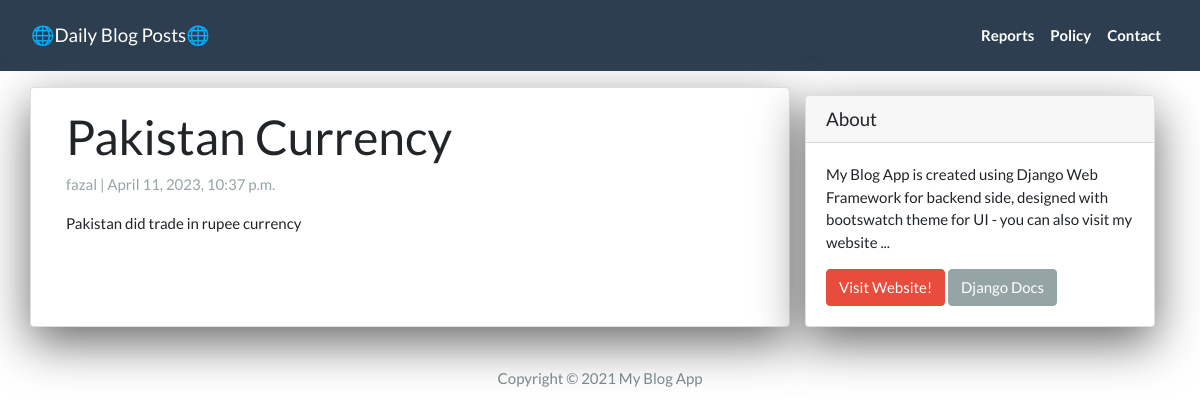
Screenshot of /b1/ with the database file from the repository.
### App/models.py (models this page shows, shortened)
class Post(models.Model):
    title = models.CharField(max_length=200, unique=True)
    slug = models.SlugField(max_length=200, unique=True)
    author = models.ForeignKey(User, on_delete=models.CASCADE, related_name='blog_posts')
    created_on = models.DateTimeField(auto_now_add=True)
    updated_on = models.DateTimeField(auto_now=True)
    content = models.TextField()
    status = models.IntegerField(choices=STATUS, default=0)
    class Meta:
        ordering = ['-created_on']

### App/views.py (the view)
# urls.py: path('<slug:slug>/', views.DetailView.as_view(), name="post_detail"),
class DetailView(generic.DetailView):
    model = Post
    template_name = 'post_detail.html'

### App/templates/post_detail.html
{% extends 'base.html' %}
{% block content %}
<div class="container">
  <div class="row">
    <div class="col-md-8 card mb-4  mt-3 left  top">
      <div class="card-body">
        <h1>{% block title %} {{ object.title }} {% endblock title %}</h1>
        <p class=" text-muted">{{ post.author }} | {{ post.created_on }}</p>
        <p class="card-text ">{{ object.content | safe }}</p>
      </div>
    </div>
    {% block sidebar %} {% include 'sidebar.html' %} {% endblock sidebar %}
  </div>
</div>
{% endblock content %}

### App/templates/sidebar.html (style rules this page uses)
.card { box-shadow: 0 16px 48px #6a6a6b; }

### rows the page displays
Post: title "Pakistan Currency", author "fazal", created_on "April 11, 2023, 10:37 p.m.", content "Pakistan did trade in rupee currency"
